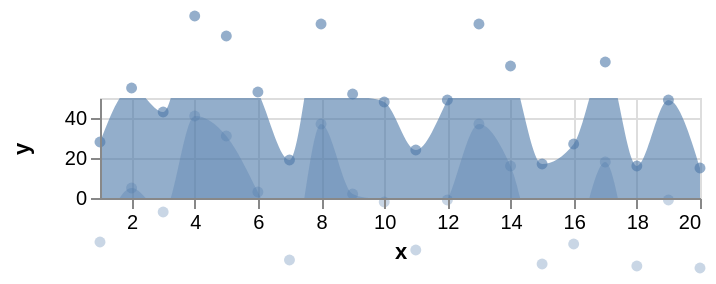

Vega-Lite specification stored for this chart:
### Vega specification from a JSON file in a GitHub repository (floating-point values rounded to 4 significant figures)
{"$schema": "https://vega.github.io/schema/vega/v3.0.json", "description": "Horizon Graph with 2 layers. (See https://idl.cs.washington.edu/papers/horizon/ for more details on Horizon Graphs.)", "autosize": "pad", "padding": 5, "width": 300, "height": 50, "style": "cell", "data": [{"name": "source_0", "values": [{"x": 1, "y": 28}, {"x": 2, "y": 55}, {"x": 3, "y": 43}, {"x": 4, "y": 91}, {"x": 5, "y": 81}, {"x": 6, "y": 53}, {"x": 7, "y": 19}, {"x": 8, "y": 87}, {"x": 9, "y": 52}, {"x": 10, "y": 48}, {"x": 11, "y": 24}, {"x": 12, "y": 49}, {"x": 13, "y": 87}, {"x": 14, "y": 66}, {"x": 15, "y": 17}, {"x": 16, "y": 27}, {"x": 17, "y": 68}, {"x": 18, "y": 16}, {"x": 19, "y": 49}, {"x": 20, "y": 15}]}, {"name": "data_1", "source": "source_0", "transform": [{"type": "formula", "expr": "datum.y - 50", "as": "ny"}]}, {"name": "data_2", "source": "data_1", "transform": [{"type": "formula", "expr": "toNumber(datum[\"x\"])", "as": "x"}, {"type": "formula", "expr": "toNumber(datum[\"ny\"])", "as": "ny"}, {"type": "filter", "expr": "datum[\"x\"] !== null && !isNaN(datum[\"x\"]) && datum[\"ny\"] !== null && !isNaN(datum[\"ny\"])"}]}, {"name": "data_3", "source": "data_1", "transform": [{"type": "formula", "expr": "toNumber(datum[\"x\"])", "as": "x"}, {"type": "formula", "expr": "toNumber(datum[\"ny\"])", "as": "ny"}, {"type": "filter", "expr": "datum[\"x\"] !== null && !isNaN(datum[\"x\"]) && datum[\"ny\"] !== null && !isNaN(datum[\"ny\"])"}]}, {"name": "data_4", "source": "source_0", "transform": [{"type": "formula", "expr": "toNumber(datum[\"x\"])", "as": "x"}, {"type": "formula", "expr": "toNumber(datum[\"y\"])", "as": "y"}, {"type": "filter", "expr": "datum[\"x\"] !== null && !isNaN(datum[\"x\"]) && datum[\"y\"] !== null && !isNaN(datum[\"y\"])"}]}, {"name": "data_5", "source": "source_0", "transform": [{"type": "formula", "expr": "toNumber(datum[\"x\"])", "as": "x"}, {"type": "formula", "expr": "toNumber(datum[\"y\"])", "as": "y"}, {"type": "filter", "expr": "datum[\"x\"] !== null && !isNaN(datum[\"x\"]) && datum[\"y\"] !== null && !isNaN(datum[\"y\"])"}]}], "marks": [{"name": "layer_0_layer_0_marks", "type": "area", "clip": true, "style": ["area"], "sort": {"field": "datum[\"x\"]", "order": "descending"}, "from": {"data": "data_4"}, "encode": {"update": {"orient": {"value": "vertical"}, "fill": {"value": "#4c78a8"}, "opacity": {"value": 0.6}, "x": {"scale": "x", "field": "x"}, "y": {"scale": "y", "field": "y"}, "y2": {"scale": "y", "value": 0}}}}, {"name": "layer_0_layer_1_marks", "type": "symbol", "style": ["point"], "from": {"data": "data_5"}, "encode": {"update": {"opacity": {"value": 0.6}, "fill": {"value": "#4c78a8"}, "x": {"scale": "x", "field": "x"}, "y": {"scale": "y", "field": "y"}}}}, {"name": "layer_1_layer_0_marks", "type": "area", "clip": true, "style": ["area"], "sort": {"field": "datum[\"x\"]", "order": "descending"}, "from": {"data": "data_2"}, "encode": {"update": {"orient": {"value": "vertical"}, "fill": {"value": "#4c78a8"}, "opacity": {"value": 0.3}, "x": {"scale": "x", "field": "x"}, "y": {"scale": "y", "field": "ny"}, "y2": {"scale": "y", "value": 0}}}}, {"name": "layer_1_layer_1_marks", "type": "symbol", "style": ["point"], "from": {"data": "data_3"}, "encode": {"update": {"opacity": {"value": 0.3}, "fill": {"value": "#4c78a8"}, "x": {"scale": "x", "field": "x"}, "y": {"scale": "y", "field": "ny"}}}}], "scales": [{"name": "x", "type": "linear", "domain": {"fields": [{"data": "data_4", "field": "x"}, {"data": "data_5", "field": "x"}, {"data": "data_2", "field": "x"}, {"data": "data_3", "field": "x"}]}, "range": [0, {"signal": "width"}], "nice": false, "zero": false}, {"name": "y", "type": "linear", "domain": [0, 50], "range": [{"signal": "height"}, 0], "nice": true, "zero": false}], "axes": [{"scale": "x", "orient": "bottom", "title": "x", "labelFlush": true, "labelOverlap": true, "tickCount": {"signal": "ceil(width/40)"}, "zindex": 1}, {"scale": "x", "orient": "bottom", "grid": true, "tickCount": {"signal": "ceil(width/40)"}, "gridScale": "y", "domain": false, "labels": false, "maxExtent": 0, "minExtent": 0, "ticks": false, "zindex": 0}, {"scale": "y", "orient": "left", "title": "y", "labelOverlap": true, "tickCount": {"signal": "ceil(height/40)"}, "zindex": 1}, {"scale": "y", "orient": "left", "grid": true, "tickCount": {"signal": "ceil(height/40)"}, "gridScale": "x", "domain": false, "labels": false, "maxExtent": 0, "minExtent": 0, "ticks": false, "zindex": 0}], "config": {"axisY": {"minExtent": 30}, "style": {"area": {"interpolate": "monotone"}}}}
